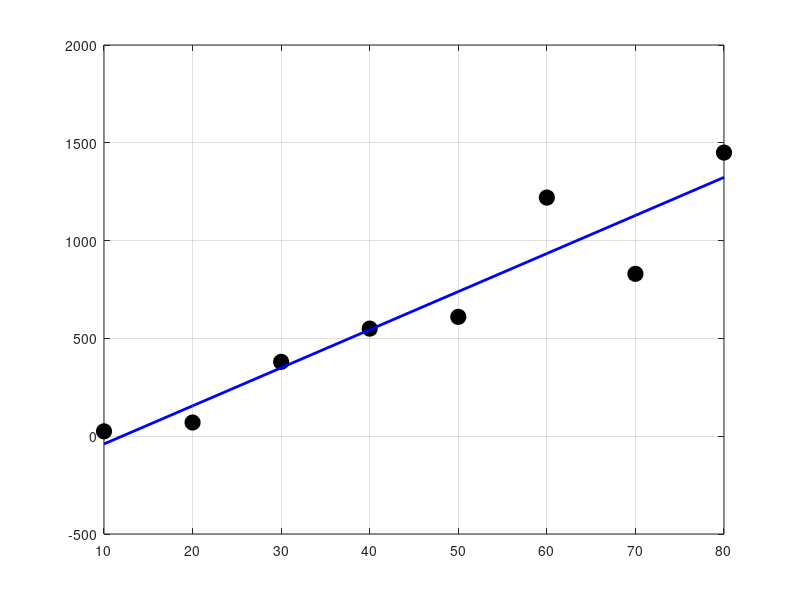

This chart was generated by the following MATLAB code:
%Program kurva linier
%menghitung eksperimen Wind Tunnel
% F=C.V^2

clear all
close all
%input data

v = [10 20 30 40 50 60 70 80]; %m/s
F = [25 70 380 550 610 1220 830 1450]; %N
plot(v,F,'ok','markersize',11,'markerfacecolor','k')
grid on

%pendekatan linier
y=F;
x=v;

%buat matriks M
M=[length(y) sum(x);
    sum(x) sum(x.^2)]

N=[sum(y);
    sum(x.*y)]

%mencari koefisien a0 dan a1
a=inv(M)*N
a0=a(1)
a1=a(2)

ym=a0+a1.*x; %persamaan linier
hold on
plot(v,ym,'b','linewidth',2)